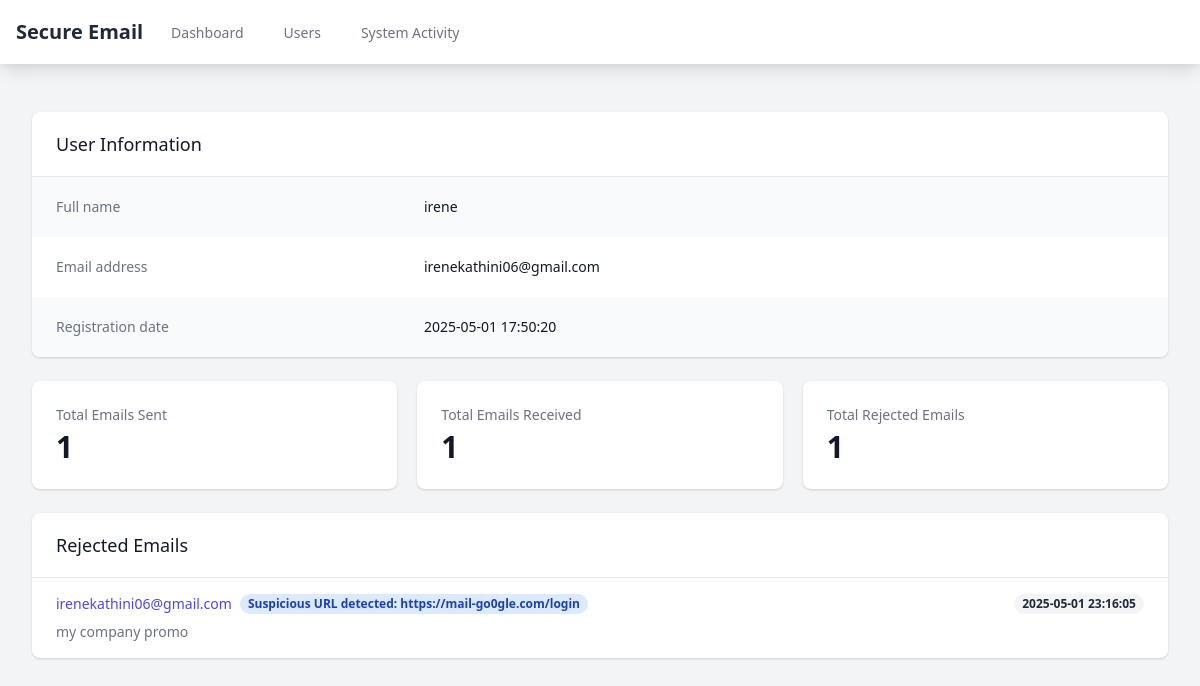
The page /admin/user/2/activity (signed in) on the database its author committed.
### tables this page shows
CREATE TABLE users (
                id INTEGER PRIMARY KEY AUTOINCREMENT,
                fullname TEXT NOT NULL,
                email TEXT NOT NULL UNIQUE,
                password TEXT NOT NULL,
                is_admin BOOLEAN DEFAULT FALSE,
                is_approved BOOLEAN DEFAULT FALSE,
                profile_picture TEXT,
                bio TEXT,
                created_at DATETIME DEFAULT CURRENT_TIMESTAMP,
                last_updated DATETIME DEFAULT CURRENT_TIMESTAMP
            );

CREATE TABLE rejected_emails (
                id INTEGER PRIMARY KEY AUTOINCREMENT,
                sender TEXT,
                recipient TEXT,
                subject TEXT,
                message TEXT,
                reason TEXT,
                timestamp DATETIME DEFAULT CURRENT_TIMESTAMP
            );

### app.py (the view)
@app.route('/admin/user/<int:user_id>/activity')
@admin_required
def admin_user_activity(user_id):
    try:
        conn = sqlite3.connect(DB_NAME)
        conn.row_factory = sqlite3.Row
        c = conn.cursor()
        c.execute('SELECT id, fullname, email, created_at FROM users WHERE id = ?', (user_id,))
        user = c.fetchone()
        if not user:
            return redirect(url_for('admin_users'))
        c.execute('''
            SELECT * FROM emails
            WHERE sender = ?
            ORDER BY timestamp DESC
        ''', (user['email'],))
        sent_emails = c.fetchall()
        c.execute('''
            SELECT * FROM emails
            WHERE recipient = ?
            ORDER BY timestamp DESC
        ''', (user['email'],))
        received_emails = c.fetchall()
        c.execute('''
            SELECT * FROM rejected_emails
            WHERE sender = ? OR recipient = ?
            ORDER BY timestamp DESC
        ''', (user['email'], user['email']))
        rejected_emails = c.fetchall()
        stats = {
            'total_sent': len(sent_emails),
            'total_received': len(received_emails),
            'total_rejected': len(rejected_emails),
            'spam_attempts': sum(1 for email in rejected_emails if 'Spam' in email['reason']),
            'phishing_attempts': sum(1 for email in rejected_emails if 'Phishing' in email['reason']),
            'malware_detected': sum(1 for email in rejected_emails if 'Malware' in email['reason'])
        }
        conn.close()
        return render_template('admin/user_activity.html',
                             user=user,
                             sent_emails=sent_emails,
                             received_emails=received_emails,
                             rejected_emails=rejected_emails,
                             stats=stats)
    except Exception as e:
        print("User activity error:", str(e))
        return redirect(url_for('admin_users'))

### app.py (called while the page is built)
@login_manager.user_loader
def load_user(user_id):
    return User.get(int(user_id))

def admin_required(f):
    @wraps(f)
    def decorated_function(*args, **kwargs):
        print(f"Admin required decorator called for {f.__name__}")
        print(f"Current user: {current_user}")
        print(f"Current user is authenticated: {current_user.is_authenticated}")
        if not current_user.is_authenticated:
            print("User not authenticated, redirecting to login")
            return redirect(url_for('login_page'))
        if not getattr(current_user, 'is_admin', False):
            print("User not authorized as admin, redirecting to login")
            return redirect(url_for('login_page'))
        return f(*args, **kwargs)
    return decorated_function

### your_user_model.py (called while the page is built)
    @staticmethod
    def get(user_id):
        conn = sqlite3.connect('users.db')
        cursor = conn.cursor()
        cursor.execute('SELECT id, email, fullname, is_admin FROM users WHERE id = ?', (user_id,))
        user_data = cursor.fetchone()
        conn.close()
        if user_data:
            user = User()
            user.id = user_data[0]
            user.email = user_data[1]
            user.fullname = user_data[2]
            user.is_admin = bool(user_data[3])
            user._authenticated = True
            return user
        return None

### templates/admin/user_activity.html (shortened to what this page needs)
<!DOCTYPE html>
<html lang="en">
<head>
    <link href="https://cdn.jsdelivr.net/npm/tailwindcss@2.2.19/dist/tailwind.min.css" rel="stylesheet">
    <link href="https://cdnjs.cloudflare.com/ajax/libs/font-awesome/6.0.0/css/all.min.css" rel="stylesheet">
</head>
<body class="bg-gray-100 min-h-screen">
    <nav class="bg-white shadow-lg">
        <div class="max-w-7xl mx-auto px-4">
            <div class="flex justify-between h-16">
                <div class="flex">
                    <div class="flex-shrink-0 flex items-center">
                        <span class="text-xl font-bold text-gray-800">Secure Email</span>
                    </div>
                    <div class="hidden sm:ml-6 sm:flex sm:space-x-8">
                        <a href="/admin/dashboard" class="border-transparent text-gray-500 hover:border-gray-300 hover:text-gray-700 inline-flex items-center px-1 pt-1 border-b-2 text-sm font-medium">
                            Dashboard
                        </a>
                        <a href="/admin/users" class="border-transparent text-gray-500 hover:border-gray-300 hover:text-gray-700 inline-flex items-center px-1 pt-1 border-b-2 text-sm font-medium">
                            Users
                        </a>
                        <a href="/admin/system_activity" class="border-transparent text-gray-500 hover:border-gray-300 hover:text-gray-700 inline-flex items-center px-1 pt-1 border-b-2 text-sm font-medium">
                            System Activity
                        </a>
                    </div>
                </div>
            </div>
        </div>
    </nav>
    <div class="max-w-7xl mx-auto py-6 sm:px-6 lg:px-8">
        <div class="px-4 py-6 sm:px-0">
            <div class="bg-white shadow overflow-hidden sm:rounded-lg mb-6">
                <div class="px-4 py-5 sm:px-6">
                    <h3 class="text-lg leading-6 font-medium text-gray-900">User Information</h3>
                </div>
                <div class="border-t border-gray-200">
                    <dl>
                        <div class="bg-gray-50 px-4 py-5 sm:grid sm:grid-cols-3 sm:gap-4 sm:px-6">
                            <dt class="text-sm font-medium text-gray-500">Full name</dt>
                            <dd class="mt-1 text-sm text-gray-900 sm:mt-0 sm:col-span-2">{{ user.fullname }}</dd>
                        </div>
                        <div class="bg-white px-4 py-5 sm:grid sm:grid-cols-3 sm:gap-4 sm:px-6">
                            <dt class="text-sm font-medium text-gray-500">Email address</dt>
                            <dd class="mt-1 text-sm text-gray-900 sm:mt-0 sm:col-span-2">{{ user.email }}</dd>
                        </div>
                        <div class="bg-gray-50 px-4 py-5 sm:grid sm:grid-cols-3 sm:gap-4 sm:px-6">
                            <dt class="text-sm font-medium text-gray-500">Registration date</dt>
                            <dd class="mt-1 text-sm text-gray-900 sm:mt-0 sm:col-span-2">{{ user.created_at }}</dd>
                        </div>
                    </dl>
                </div>
            </div>
            <div class="grid grid-cols-1 gap-5 sm:grid-cols-2 lg:grid-cols-3 mb-6">
                <div class="bg-white overflow-hidden shadow rounded-lg">
                    <div class="px-4 py-5 sm:p-6">
                        <dt class="text-sm font-medium text-gray-500 truncate">Total Emails Sent</dt>
                        <dd class="mt-1 text-3xl font-semibold text-gray-900">{{ stats.total_sent }}</dd>
                    </div>
                </div>
                <div class="bg-white overflow-hidden shadow rounded-lg">
                    <div class="px-4 py-5 sm:p-6">
                        <dt class="text-sm font-medium text-gray-500 truncate">Total Emails Received</dt>
                        <dd class="mt-1 text-3xl font-semibold text-gray-900">{{ stats.total_received }}</dd>
                    </div>
                </div>
                <div class="bg-white overflow-hidden shadow rounded-lg">
                    <div class="px-4 py-5 sm:p-6">
                        <dt class="text-sm font-medium text-gray-500 truncate">Total Rejected Emails</dt>
                        <dd class="mt-1 text-3xl font-semibold text-gray-900">{{ stats.total_rejected }}</dd>
                    </div>
                </div>
            </div>
            <div class="bg-white shadow overflow-hidden sm:rounded-lg mb-6">
                <div class="px-4 py-5 sm:px-6">
                    <h3 class="text-lg leading-6 font-medium text-gray-900">Rejected Emails</h3>
                </div>
                <div class="border-t border-gray-200">
                    <ul class="divide-y divide-gray-200">
                        {% for email in rejected_emails %}
                        <li class="px-4 py-4 sm:px-6">
                            <div class="flex items-center justify-between">
                                <div class="flex items-center">
                                    <p class="text-sm font-medium text-indigo-600 truncate">
                                        {{ email.sender if email.sender == user.email else email.recipient }}
                                    </p>
                                    <span class="ml-2 px-2 inline-flex text-xs leading-5 font-semibold rounded-full
                                        {% if 'Spam' in email.reason %}bg-yellow-100 text-yellow-800
                                        {% elif 'Phishing' in email.reason %}bg-red-100 text-red-800
                                        {% else %}bg-blue-100 text-blue-800{% endif %}">
                                        {{ email.reason }}
                                    </span>
                                </div>
                                <div class="ml-2 flex-shrink-0 flex">
                                    <p class="px-2 inline-flex text-xs leading-5 font-semibold rounded-full bg-gray-100 text-gray-800">
                                        {{ email.timestamp }}
                                    </p>
                                </div>
                            </div>
                            <div class="mt-2">
                                <p class="text-sm text-gray-500">{{ email.subject }}</p>
                            </div>
                        </li>
                        {% else %}
                        <li class="px-4 py-4 sm:px-6">
                            <p class="text-sm text-gray-500 text-center">No rejected emails</p>
                        </li>
                        {% endfor %}
                    </ul>
                </div>
            </div>
        </div>
    </div>
</body>
</html>

### rows shown on the page
users: fullname "irene", email "irenekathini06@gmail.com", created_at "2025-05-01 17:50:20"
rejected_emails: sender.email "irenekathini06@gmail.com", reason "Suspicious URL detected: https://mail-go0gle.com/login", timestamp "2025-05-01 23:16:05", subject "my company promo"

### other values the page prints
{{ stats.total_sent }} "1"
{{ stats.total_received }} "1"
{{ stats.total_rejected }} "1"
